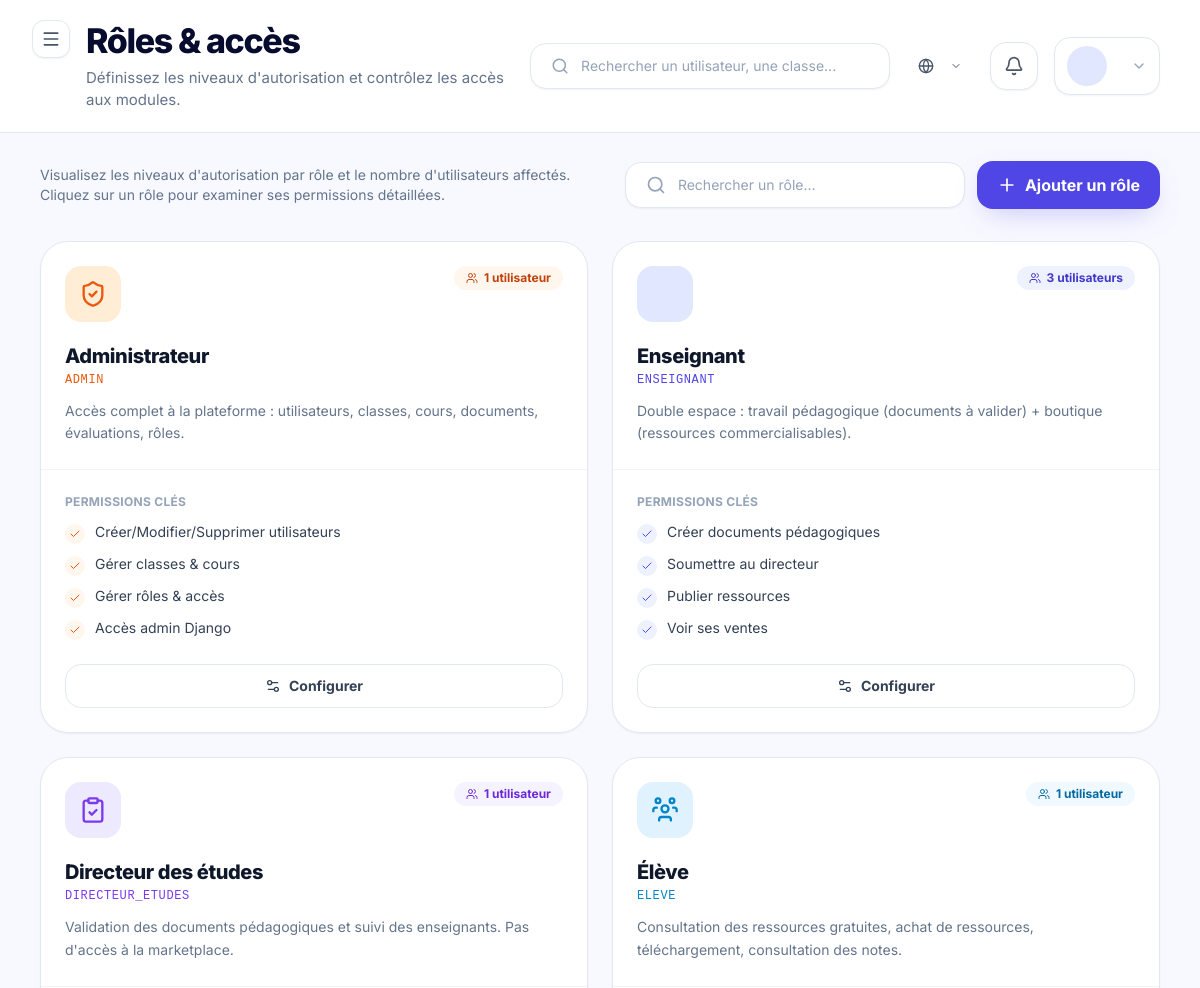
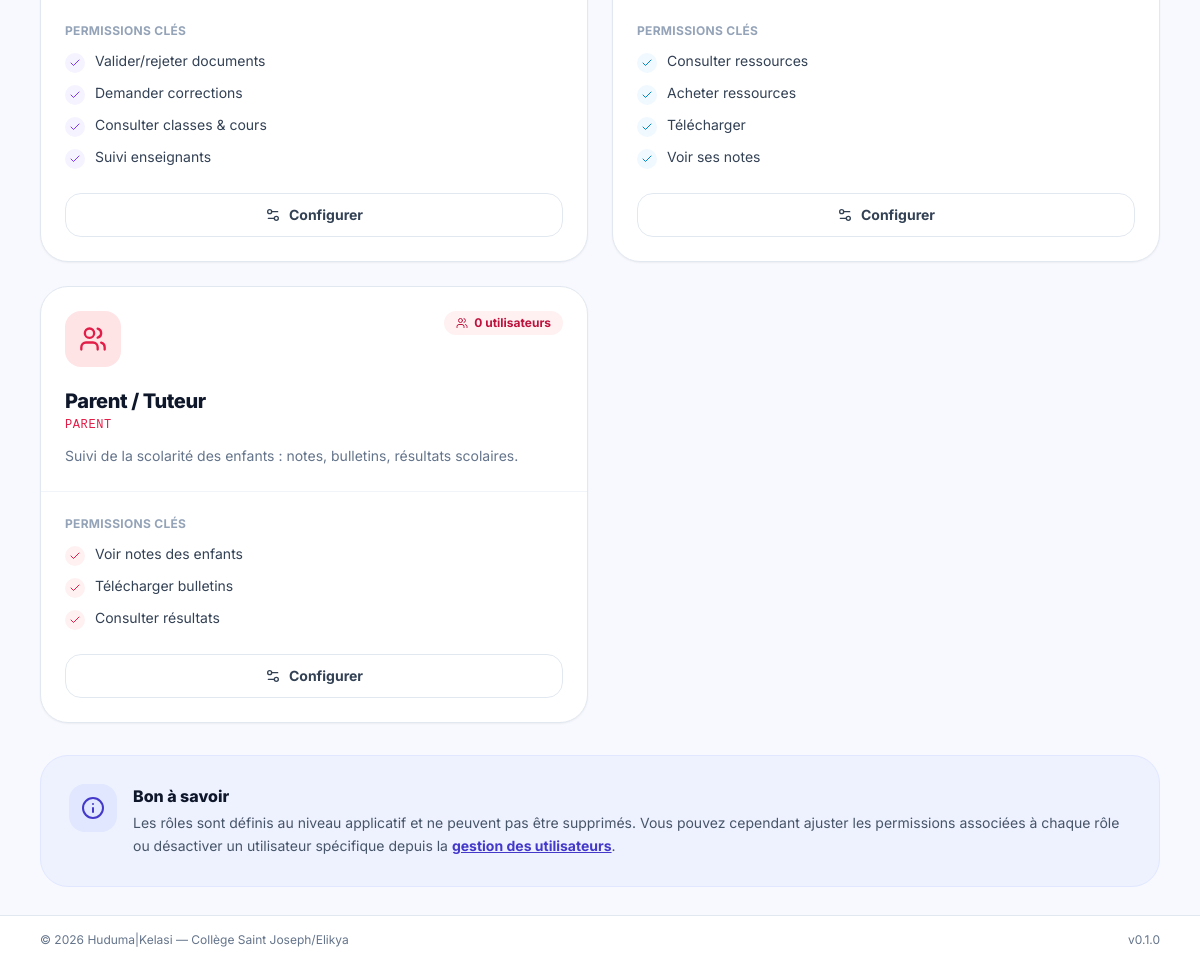
The app's page /dashboard/roles/ with its own data (2 pictures, top to bottom).
### apps/accounts/models.py (models this page shows, shortened)
class User(AbstractBaseUser, PermissionsMixin, BaseModel):
    email = models.EmailField(
        unique=True,
        verbose_name=_("Email"),
        help_text=_("Adresse email utilisée comme identifiant de connexion."),
    )
    first_name = models.CharField(
        max_length=80,
        verbose_name=_("Prénom"),
    )
    last_name = models.CharField(
        max_length=80,
        verbose_name=_("Nom"),
    )
    role = models.CharField(
        max_length=30,
        choices=UserRole.choices,
        default=UserRole.ELEVE,
        verbose_name=_("Rôle"),
        help_text=_("Rôle de l'utilisateur dans la plateforme."),
    )
    phone = models.CharField(
        max_length=30,
        blank=True,
        default="",
        verbose_name=_("Téléphone"),
    )
    avatar = models.ImageField(
        upload_to="avatars/",
        blank=True,
        null=True,
        verbose_name=_("Avatar"),
    )
    is_active = models.BooleanField(
        default=True,
        verbose_name=_("Actif"),
    )
    is_staff = models.BooleanField(
        default=False,
        verbose_name=_("Accès admin Django"),
    )
    date_joined = models.DateTimeField(
        auto_now_add=True,
        verbose_name=_("Date d'inscription"),
    )
    USERNAME_FIELD = "email"
    REQUIRED_FIELDS = ["first_name", "last_name"]
    objects = UserManager()
    class Meta:
        verbose_name = _("Utilisateur")
        verbose_name_plural = _("Utilisateurs")
        ordering = ["last_name", "first_name"]
        indexes = [
            models.Index(fields=["role"]),
            models.Index(fields=["is_active"]),
        ]

### apps/dashboard/views.py (the view)
# urls.py: path("roles/", RolesView.as_view(), name="roles"),
class RolesView(TemplateView):
    template_name = "pages/admin/roles/index.html"
    def get_context_data(self, **kwargs):
        context = super().get_context_data(**kwargs)
        context["page_title"] = "Rôles & accès"
        context["page_subtitle"] = "Définissez les niveaux d'autorisation et contrôlez les accès aux modules."
        context["roles_data"] = [
            {
                "value": UserRole.ADMIN,
                "label": "Administrateur",
                "icon": "shield-check",
                "color": "orange",
                "description": "Accès complet à la plateforme : utilisateurs, classes, cours, documents, évaluations, rôles.",
                "permissions": ["Créer/Modifier/Supprimer utilisateurs", "Gérer classes & cours", "Gérer rôles & accès", "Accès admin Django"],
                "user_count": self._count_users(UserRole.ADMIN),
            },
            {
                "value": UserRole.ENSEIGNANT,
                "label": "Enseignant",
                "icon": "academic-cap",
                "color": "indigo",
                "description": "Double espace : travail pédagogique (documents à valider) + boutique (ressources commercialisables).",
                "permissions": ["Créer documents pédagogiques", "Soumettre au directeur", "Publier ressources", "Voir ses ventes"],
                "user_count": self._count_users(UserRole.ENSEIGNANT),
            },
            {
                "value": UserRole.DIRECTEUR_ETUDES,
                "label": "Directeur des études",
                "icon": "clipboard-check",
                "color": "violet",
                "description": "Validation des documents pédagogiques et suivi des enseignants. Pas d'accès à la marketplace.",
                "permissions": ["Valider/rejeter documents", "Demander corrections", "Consulter classes & cours", "Suivi enseignants"],
                "user_count": self._count_users(UserRole.DIRECTEUR_ETUDES),
            },
            {
                "value": UserRole.ELEVE,
                "label": "Élève",
                "icon": "user-group",
                "color": "sky",
                "description": "Consultation des ressources gratuites, achat de ressources, téléchargement, consultation des notes.",
                "permissions": ["Consulter ressources", "Acheter ressources", "Télécharger", "Voir ses notes"],
                "user_count": self._count_users(UserRole.ELEVE),
            },
            {
                "value": UserRole.PARENT,
                "label": "Parent / Tuteur",
                "icon": "users",
                "color": "rose",
                "description": "Suivi de la scolarité des enfants : notes, bulletins, résultats scolaires.",
                "permissions": ["Voir notes des enfants", "Télécharger bulletins", "Consulter résultats"],
                "user_count": self._count_users(UserRole.PARENT),
            },
        ]
        return context
    def _count_users(self, role):
        from apps.accounts.models import User
        return User.objects.filter(role=role, is_active=True).count()

### templates/pages/admin/roles/index.html (shortened to what this page needs)
{% extends "layouts/dashboard.html" %}
{% load huduma_tags %}
{% load static %}
{% block content %}
  <section class="flex flex-col lg:flex-row lg:items-center justify-between gap-4 mb-8">
    <p class="text-sm text-slate-500 max-w-xl">
      Visualisez les niveaux d'autorisation par rôle et le nombre d'utilisateurs
      affectés. Cliquez sur un rôle pour examiner ses permissions détaillées.
    </p>
    <div class="flex flex-col sm:flex-row items-stretch sm:items-center gap-3">
      <form method="get" action="#"
            class="flex items-center gap-3 w-full sm:w-[340px] bg-white border border-slate-200 rounded-2xl px-5 py-3 shadow-sm focus-within:border-indigo-500 focus-within:ring-4 focus-within:ring-indigo-100 transition-all">
        <i data-lucide="search" class="w-5 h-5 text-slate-400 flex-shrink-0"></i>
        <input
          type="text"
          name="search"
          placeholder="Rechercher un rôle..."
          class="w-full outline-none text-sm bg-transparent text-slate-700 placeholder:text-slate-400"
        >
      </form>
      <button type="button" onclick="alert('Les 4 rôles sont fixes dans le système.')"
         class="bg-indigo-600 text-white px-5 py-3 rounded-2xl font-bold flex items-center justify-center gap-2 shadow-indigo-glow hover:bg-indigo-700 transition-colors whitespace-nowrap">
        <i data-lucide="plus" class="w-5 h-5"></i>
        Ajouter un rôle
      </button>
    </div>
  </section>
  <section class="grid grid-cols-1 md:grid-cols-2 xl:grid-cols-4 gap-6">
    {% for role in roles_data %}
      <article class="bg-white border border-slate-200 rounded-[28px] shadow-sm overflow-hidden hover:shadow-md transition-shadow flex flex-col">
        <div class="p-6 border-b border-slate-100">
          <div class="flex items-start justify-between mb-5">
            <div class="w-14 h-14 rounded-2xl bg-{{ role.color }}-100 flex items-center justify-center">
              <i data-lucide="{{ role.icon }}" class="w-7 h-7 text-{{ role.color }}-600"></i>
            </div>
            <span class="inline-flex items-center gap-1.5 px-3 py-1 rounded-full bg-{{ role.color }}-50 text-{{ role.color }}-700 font-bold text-xs">
              <i data-lucide="users" class="w-3 h-3"></i>
              {{ role.user_count }} utilisateur{{ role.user_count|pluralize }}
            </span>
          </div>
          <h3 class="text-xl font-extrabold tracking-[-0.02em] text-slate-900">
            {{ role.label }}
          </h3>
          <p class="text-xs font-mono text-{{ role.color }}-600 uppercase tracking-wider mt-0.5">
            {{ role.value }}
          </p>
          <p class="text-sm text-slate-500 leading-relaxed mt-3">
            {{ role.description }}
          </p>
        </div>
        <div class="p-6 flex-1 flex flex-col">
          <p class="text-xs font-bold text-slate-400 uppercase tracking-wide mb-3">
            Permissions clés
          </p>
          <ul class="space-y-2.5 flex-1">
            {% for permission in role.permissions %}
              <li class="flex items-start gap-2.5">
                <span class="w-5 h-5 rounded-full bg-{{ role.color }}-50 text-{{ role.color }}-600 flex items-center justify-center flex-shrink-0 mt-0.5">
                  <i data-lucide="check" class="w-3 h-3"></i>
                </span>
                <span class="text-sm text-slate-700 leading-snug">{{ permission }}</span>
              </li>
            {% endfor %}
          </ul>
          <a href="{% url 'dashboard:settings' %}"
             class="mt-6 inline-flex items-center justify-center gap-2 h-11 px-4 rounded-2xl border border-slate-200 bg-white text-slate-700 font-bold text-sm hover:bg-slate-50 transition-colors">
            <i data-lucide="settings-2" class="w-4 h-4"></i>
            Configurer
          </a>
        </div>
      </article>
    {% endfor %}
  </section>
  <section class="mt-8 bg-indigo-50 border border-indigo-100 rounded-[28px] p-7">
    <div class="flex items-start gap-4">
      <div class="w-12 h-12 rounded-2xl bg-indigo-100 text-indigo-700 flex items-center justify-center flex-shrink-0">
        <i data-lucide="info" class="w-6 h-6"></i>
      </div>
      <div class="min-w-0">
        <h3 class="text-base font-extrabold text-slate-900 mb-1">Bon à savoir</h3>
        <p class="text-sm text-slate-600 leading-relaxed">
          Les rôles sont définis au niveau applicatif et ne peuvent pas être supprimés.
          Vous pouvez cependant ajuster les permissions associées à chaque rôle ou désactiver
          un utilisateur spécifique depuis la <a href="{% url 'accounts:user_list' %}" class="font-bold text-indigo-700 hover:text-indigo-800 underline">gestion des utilisateurs</a>.
        </p>
      </div>
    </div>
  </section>
{% endblock %}

### templates/layouts/base.html (style rules this page uses)
body { font-family: 'Inter', system-ui, sans-serif; }

### records on screen
User: user_count "1", label "Administrateur", value "ADMIN", description "Accès complet à la plateforme : utilisateurs, classes, cours, documents, évaluations, rôles.", permissions "Créer/Modifier/Supprimer utilisateurs" "Gérer classes & cours" "Gérer rôles & accès" "Accès admin Django"
User: user_count "1", label "Directeur des études", value "DIRECTEUR_ETUDES", description "Validation des documents pédagogiques et suivi des enseignants. Pas d'accès à la marketplace.", permissions "Valider/rejeter documents" "Demander corrections" "Consulter classes & cours" "Suivi enseignants"
User: user_count "1", label "Élève", value "ELEVE", description "Consultation des ressources gratuites, achat de ressources, téléchargement, consultation des notes.", permissions "Consulter ressources" "Acheter ressources" "Télécharger" "Voir ses notes"

### other values on screen
{{ page_title|default:"Tableau de bord" }} "Rôles & accès"
{{ page_subtitle }} "Définissez les niveaux d'autorisation et contrôlez les accès aux modules."
{{ role.user_count }} "3" "0"
{{ role.label }} "Enseignant" "Parent / Tuteur"
{{ role.value }} "ENSEIGNANT" "PARENT"
{{ role.description }} "Double espace : travail pédagogique (documents à valider) + boutique (ressources commercialisables)." "Suivi de la scolarité des enfants : notes, bulletins, résultats scolaires."
{{ permission }} "Créer documents pédagogiques" "Soumettre au directeur" "Publier ressources" "Voir ses ventes" "Voir notes des enfants" "Télécharger bulletins" "Consulter résultats"
{{ HUDUMA_NAME }} "Huduma"
{{ HUDUMA_VERSION }} "0.1.0"
